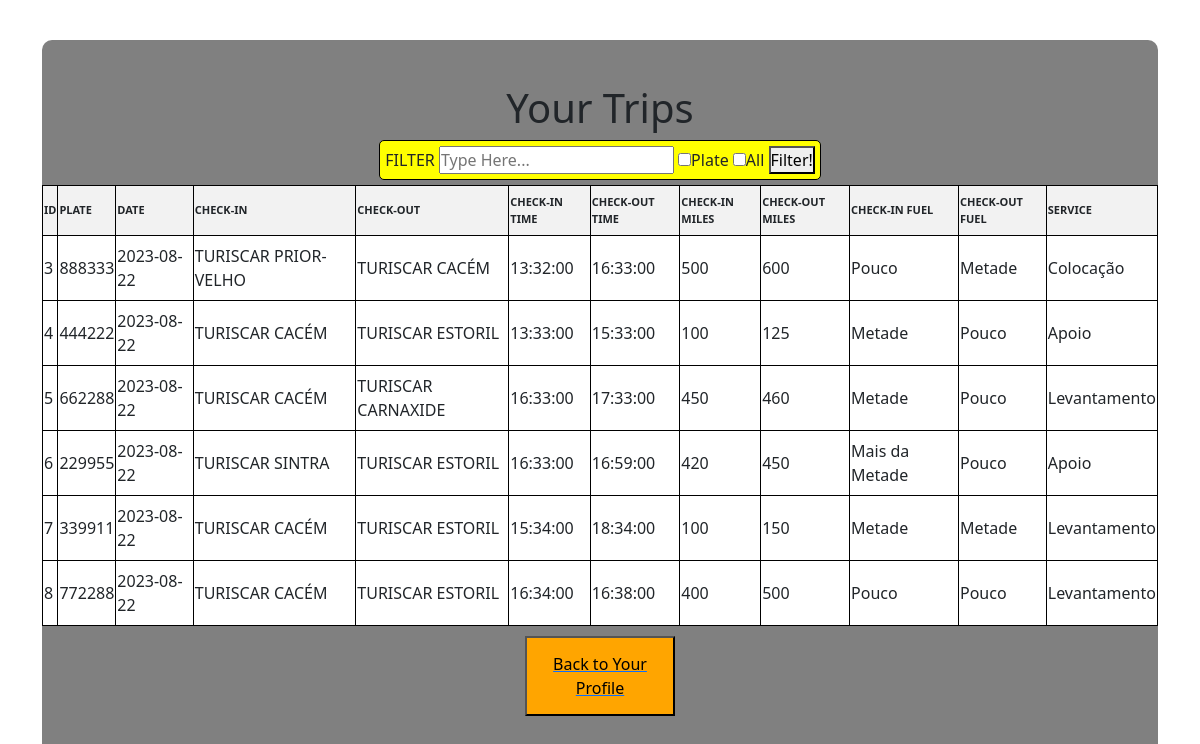
The page /see-all-trips-user (signed in) on the database its author committed.
### app/models/tables_db.py (models this page shows, shortened)
class Trip(database.Model, UserMixin):
    __tablename__ = "trips"
    id = database.Column(database.Integer, primary_key=True, autoincrement=True)
    trip_date = database.Column(database.Date, nullable=True, default=datetime.utcnow())
    plate = database.Column(database.Integer, nullable=True)
    departure_place = database.Column(database.String, nullable=True)
    arrive_place = database.Column(database.String, nullable=True)
    departure_time = database.Column(database.Time, nullable=True)
    arrive_time = database.Column(database.Time, nullable=True)
    departure_miles = database.Column(database.Integer, nullable=True)
    arrive_miles = database.Column(database.Integer, nullable=True)
    departure_fuel = database.Column(database.String, nullable=True)
    arrive_fuel = database.Column(database.String, nullable=True)
    service = database.Column(database.String, nullable=True)
    user_id = database.Column(database.Integer, database.ForeignKey('users.nif'))  # Key to reference with column Id(Users DB)
    user = database.Column(database.String, nullable=True)
    user_object = database.relationship('User', back_populates='trips')

### app/controllers/routes.py (the view)
@app.route('/see-all-trips-user', methods=['GET', 'POST'])
@login_required
def see_all_trips_user():
    search_query = request.args.get('search_query', '').strip()
    plate_filter = 'search_query' in request.args
    all_filter = 'search_query' in request.args
    trips_query = Trip.query.filter_by(user_id=current_user.nif)
    if search_query:
        if not plate_filter and not all_filter:
            flash('Please select at last one filter option', 'error')
        else:
            if plate_filter:
                try:
                    plate_query = int(search_query)
                    trips_query = trips_query.filter(Trip.plate == plate_query)
                except ValueError:
                    flash('Invalid input for plate filter (ONLY NUMBERS', 'error')
                    return redirect(url_for('see_all_trips_user'))
    else:
        if all_filter:
            trips_query = Trip.query.filter_by(user_id=current_user.nif)
    trips_current_user = trips_query.all()
    return render_template('all_trips_user.html', trips_current_user=trips_current_user)

### app/__init__.py (called while the page is built)
@login_manager.user_loader
def load_user(user_nif):
    return User.query.get(int(user_nif))

### app/templates/all_trips_user.html (shortened to what this page needs)
<!DOCTYPE html>
<html lang="en">
<head>
    <link rel="stylesheet" href="{{ url_for('static', filename='css/bootstrap.min.css') }}">
    <link rel="stylesheet" href="{{ url_for('static', filename='my_css/style_all_users.css') }}">
</head>
<body>
<div class="container">
    <div class="all-table">
        <h1>Your Trips</h1>
        <div class="search-bar" style="border: 1px solid black; border-radius: 5px; background-color: yellow; padding: 5px; margin-bottom: 5px;">
            <form method="get" action="{{ url_for('see_all_trips_user') }}">
                <label for="search">FILTER</label>
                <input type="text" id="search" name="search_query" placeholder="Type Here...">
                <label><input type="checkbox" name="search_by_plate">Plate</label>
                <label><input type="checkbox" name="search_all">All</label>
                <button type="submit">Filter!</button>
            </form>
        </div>
            <div class="all-table-form">
                <table>
                    <thead>
                        <tr>
                            <th>ID</th>
                            <th>PLATE</th>
                            <th>DATE</th>
                            <th>CHECK-IN</th>
                            <th>CHECK-OUT</th>
                            <th>CHECK-IN TIME</th>
                            <th>CHECK-OUT TIME</th>
                            <th>CHECK-IN MILES</th>
                            <th>CHECK-OUT MILES</th>
                            <th>CHECK-IN FUEL</th>
                            <th>CHECK-OUT FUEL</th>
                            <th>SERVICE</th>
                        </tr>
                    </thead>
                    <tbody>
                        {% if trips_current_user %}
                            {% for trip in trips_current_user %}
                            <tr>
                                <td>{{ trip.id }}</td>
                                <td>{{ trip.plate }}</td>
                                <td>{{ trip.trip_date}}</td>
                                <td>{{ trip.departure_place }}</td>
                                <td>{{ trip.arrive_place }}</td>
                                <td>{{ trip.departure_time }}</td>
                                <td>{{ trip.arrive_time }}</td>
                                <td>{{ trip.departure_miles }}</td>
                                <td>{{ trip.arrive_miles }}</td>
                                <td>{{ trip.departure_fuel }}</td>
                                <td>{{ trip.arrive_fuel }}</td>
                                <td>{{ trip.service }}</td>
                            </tr>
                            {% endfor %}
                        {% else %}
                            <tr>
                                <td colspan="12">Nenhum resultado encontrado.</td>
                            </tr>
                        {% endif %}
                    </tbody>
                </table>
            </div>
        <a href="{{ url_for('start_services') }}">
            <button class="btn-back">Back to Your Profile</button>
        </a>
    </div>
</div>
</body>
</html>

### app/static/my_css/style_all_users.css (style rules this page uses)
* { padding:0; margin: 0; }
.container { display:flex; align-items: center; justify-content: center; width: auto; height:100vh; }
.all-table { background-color: gray; border-radius: 10px; width:100%; height: 90%; display:flex; justify-content: center; flex-direction: column; align-items: center; }
table { border-collapse: collapse; width: 100%; margin-bottom: 10px; width: 100% }
th, td { border: 1px solid black; padding: 8px 1px; text-align: left; background-color: white; }
th { background-color: #f2f2f2; font-size: 11px; }
.btn-back { width: 150px; height: 80px; background-color: orange; display: flex; align-items: center; justify-content: center; }
.all-table-form { overflow: auto; }

### rows shown on the page
Trip: id "3", plate "888333", trip_date "2023-08-22", departure_place "TURISCAR PRIOR-VELHO", arrive_place "TURISCAR CACÉM", departure_time "13:32:00", arrive_time "16:33:00", departure_miles "500", arrive_miles "600", departure_fuel "Pouco", arrive_fuel "Metade", service "Colocação"
Trip: id "4", plate "444222", trip_date "2023-08-22", departure_place "TURISCAR CACÉM", arrive_place "TURISCAR ESTORIL", departure_time "13:33:00", arrive_time "15:33:00", departure_miles "100", arrive_miles "125", departure_fuel "Metade", arrive_fuel "Pouco", service "Apoio"
Trip: id "5", plate "662288", trip_date "2023-08-22", departure_place "TURISCAR CACÉM", arrive_place "TURISCAR CARNAXIDE", departure_time "16:33:00", arrive_time "17:33:00", departure_miles "450", arrive_miles "460", departure_fuel "Metade", arrive_fuel "Pouco", service "Levantamento"
Trip: id "6", plate "229955", trip_date "2023-08-22", departure_place "TURISCAR SINTRA", arrive_place "TURISCAR ESTORIL", departure_time "16:33:00", arrive_time "16:59:00", departure_miles "420", arrive_miles "450", departure_fuel "Mais da Metade", arrive_fuel "Pouco", service "Apoio"
Trip: id "7", plate "339911", trip_date "2023-08-22", departure_place "TURISCAR CACÉM", arrive_place "TURISCAR ESTORIL", departure_time "15:34:00", arrive_time "18:34:00", departure_miles "100", arrive_miles "150", departure_fuel "Metade", arrive_fuel "Metade", service "Levantamento"
Trip: id "8", plate "772288", trip_date "2023-08-22", departure_place "TURISCAR CACÉM", arrive_place "TURISCAR ESTORIL", departure_time "16:34:00", arrive_time "16:38:00", departure_miles "400", arrive_miles "500", departure_fuel "Pouco", arrive_fuel "Pouco", service "Levantamento"
